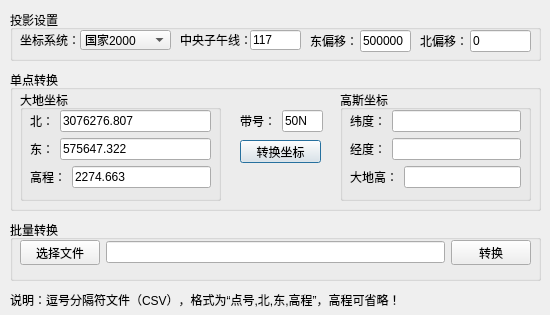
<?xml version="1.0" encoding="UTF-8"?>
<ui version="4.0">
 <class>DialogCoordinateInvertsolution</class>
 <widget class="QDialog" name="DialogCoordinateInvertsolution">
  <property name="geometry">
   <rect>
    <x>0</x>
    <y>0</y>
    <width>550</width>
    <height>315</height>
   </rect>
  </property>
  <property name="windowTitle">
   <string>坐标反算</string>
  </property>
  <widget class="QGroupBox" name="groupBox_18">
   <property name="geometry">
    <rect>
     <x>10</x>
     <y>70</y>
     <width>531</width>
     <height>141</height>
    </rect>
   </property>
   <property name="title">
    <string>单点转换</string>
   </property>
   <widget class="QGroupBox" name="groupBox">
    <property name="geometry">
     <rect>
      <x>10</x>
      <y>20</y>
      <width>201</width>
      <height>111</height>
     </rect>
    </property>
    <property name="title">
     <string>大地坐标</string>
    </property>
    <widget class="QWidget" name="layoutWidget">
     <property name="geometry">
      <rect>
       <x>10</x>
       <y>20</y>
       <width>181</width>
       <height>80</height>
      </rect>
     </property>
     <layout class="QVBoxLayout" name="verticalLayout">
      <item>
       <layout class="QHBoxLayout" name="horizontalLayout_6">
        <item>
         <widget class="QLabel" name="label_Trans_Soruce_X">
          <property name="text">
           <string>北：</string>
          </property>
         </widget>
        </item>
        <item>
         <widget class="QLineEdit" name="lineEdit_Trans_Source_X">
          <property name="inputMethodHints">
           <set>Qt::ImhDigitsOnly</set>
          </property>
          <property name="text">
           <string>3076276.807</string>
          </property>
         </widget>
        </item>
       </layout>
      </item>
      <item>
       <layout class="QHBoxLayout" name="horizontalLayout_7">
        <item>
         <widget class="QLabel" name="label_Trans_Soruce_Y">
          <property name="text">
           <string>东：</string>
          </property>
         </widget>
        </item>
        <item>
         <widget class="QLineEdit" name="lineEdit_Trans_Source_Y">
          <property name="text">
           <string>575647.322</string>
          </property>
         </widget>
        </item>
       </layout>
      </item>
      <item>
       <layout class="QHBoxLayout" name="horizontalLayout_9">
        <item>
         <widget class="QLabel" name="label_Trans_Soruce_Z">
          <property name="text">
           <string>高程：</string>
          </property>
         </widget>
        </item>
        <item>
         <widget class="QLineEdit" name="lineEdit_Trans_Source_Z">
          <property name="text">
           <string>2274.663</string>
          </property>
         </widget>
        </item>
       </layout>
      </item>
     </layout>
    </widget>
   </widget>
   <widget class="QGroupBox" name="groupBox_6">
    <property name="geometry">
     <rect>
      <x>330</x>
      <y>20</y>
      <width>191</width>
      <height>111</height>
     </rect>
    </property>
    <property name="title">
     <string>高斯坐标</string>
    </property>
    <widget class="QWidget" name="layoutWidget_5">
     <property name="geometry">
      <rect>
       <x>10</x>
       <y>20</y>
       <width>171</width>
       <height>80</height>
      </rect>
     </property>
     <layout class="QVBoxLayout" name="verticalLayout_2">
      <item>
       <layout class="QHBoxLayout" name="horizontalLayout_11">
        <item>
         <widget class="QLabel" name="label_Trans_Target_X">
          <property name="text">
           <string>纬度：</string>
          </property>
         </widget>
        </item>
        <item>
         <widget class="QLineEdit" name="lineEdit_Trans_Target_X">
          <property name="readOnly">
           <bool>true</bool>
          </property>
         </widget>
        </item>
       </layout>
      </item>
      <item>
       <layout class="QHBoxLayout" name="horizontalLayout_12">
        <item>
         <widget class="QLabel" name="label_Trans_Target_Y">
          <property name="text">
           <string>经度：</string>
          </property>
         </widget>
        </item>
        <item>
         <widget class="QLineEdit" name="lineEdit_Trans_Target_Y">
          <property name="text">
           <string/>
          </property>
          <property name="readOnly">
           <bool>true</bool>
          </property>
         </widget>
        </item>
       </layout>
      </item>
      <item>
       <layout class="QHBoxLayout" name="horizontalLayout_13">
        <item>
         <widget class="QLabel" name="label_Trans_Target_Z">
          <property name="text">
           <string>大地高：</string>
          </property>
         </widget>
        </item>
        <item>
         <widget class="QLineEdit" name="lineEdit_Trans_Target_Z">
          <property name="readOnly">
           <bool>true</bool>
          </property>
         </widget>
        </item>
       </layout>
      </item>
     </layout>
    </widget>
   </widget>
   <widget class="QWidget" name="layoutWidget_8">
    <property name="geometry">
     <rect>
      <x>230</x>
      <y>40</y>
      <width>83</width>
      <height>22</height>
     </rect>
    </property>
    <layout class="QHBoxLayout" name="horizontalLayout">
     <item>
      <widget class="QLabel" name="label_Trans_Zone">
       <property name="text">
        <string>带号：</string>
       </property>
      </widget>
     </item>
     <item>
      <widget class="QLineEdit" name="lineEdit_Trans_Zone">
       <property name="inputMask">
        <string notr="true"/>
       </property>
       <property name="text">
        <string notr="true">50N</string>
       </property>
      </widget>
     </item>
    </layout>
   </widget>
   <widget class="QPushButton" name="pushButton_Trans_TranCoor">
    <property name="geometry">
     <rect>
      <x>230</x>
      <y>70</y>
      <width>81</width>
      <height>23</height>
     </rect>
    </property>
    <property name="text">
     <string>转换坐标</string>
    </property>
   </widget>
  </widget>
  <widget class="QLabel" name="label_16">
   <property name="geometry">
    <rect>
     <x>10</x>
     <y>290</y>
     <width>621</width>
     <height>20</height>
    </rect>
   </property>
   <property name="frameShape">
    <enum>QFrame::NoFrame</enum>
   </property>
   <property name="text">
    <string>说明：逗号分隔符文件（CSV），格式为“点号,北,东,高程”，高程可省略！</string>
   </property>
  </widget>
  <widget class="QGroupBox" name="groupBox_5">
   <property name="geometry">
    <rect>
     <x>10</x>
     <y>10</y>
     <width>531</width>
     <height>51</height>
    </rect>
   </property>
   <property name="title">
    <string>投影设置</string>
   </property>
   <widget class="QWidget" name="layoutWidget_2">
    <property name="geometry">
     <rect>
      <x>300</x>
      <y>20</y>
      <width>101</width>
      <height>22</height>
     </rect>
    </property>
    <layout class="QHBoxLayout" name="horizontalLayout_22">
     <property name="spacing">
      <number>2</number>
     </property>
     <item>
      <widget class="QLabel" name="label_27">
       <property name="text">
        <string>东偏移：</string>
       </property>
      </widget>
     </item>
     <item>
      <widget class="QLineEdit" name="lineEdit_Trans_FalseEast">
       <property name="text">
        <string>500000</string>
       </property>
      </widget>
     </item>
    </layout>
   </widget>
   <widget class="QWidget" name="layoutWidget_3">
    <property name="geometry">
     <rect>
      <x>410</x>
      <y>20</y>
      <width>111</width>
      <height>22</height>
     </rect>
    </property>
    <layout class="QHBoxLayout" name="horizontalLayout_23">
     <property name="spacing">
      <number>2</number>
     </property>
     <item>
      <widget class="QLabel" name="label_28">
       <property name="text">
        <string>北偏移：</string>
       </property>
      </widget>
     </item>
     <item>
      <widget class="QLineEdit" name="lineEdit_Trans_FalseNorth">
       <property name="text">
        <string>0</string>
       </property>
      </widget>
     </item>
    </layout>
   </widget>
   <widget class="QLineEdit" name="lineEdit_Trans_MiddleLon">
    <property name="geometry">
     <rect>
      <x>240</x>
      <y>20</y>
      <width>51</width>
      <height>20</height>
     </rect>
    </property>
    <property name="text">
     <string>117</string>
    </property>
   </widget>
   <widget class="QComboBox" name="comboBox_Trans_Project">
    <property name="geometry">
     <rect>
      <x>70</x>
      <y>20</y>
      <width>91</width>
      <height>20</height>
     </rect>
    </property>
    <item>
     <property name="text">
      <string>国家2000</string>
     </property>
    </item>
    <item>
     <property name="text">
      <string>北京54</string>
     </property>
    </item>
    <item>
     <property name="text">
      <string>西安80</string>
     </property>
    </item>
    <item>
     <property name="text">
      <string>WGS84</string>
     </property>
    </item>
    <item>
     <property name="text">
      <string>UTM</string>
     </property>
    </item>
    <item>
     <property name="text">
      <string>使用七参数</string>
     </property>
    </item>
   </widget>
   <widget class="QLabel" name="label_2">
    <property name="geometry">
     <rect>
      <x>10</x>
      <y>20</y>
      <width>71</width>
      <height>20</height>
     </rect>
    </property>
    <property name="text">
     <string>坐标系统：</string>
    </property>
   </widget>
   <widget class="QLabel" name="label_Trans_MiddleLon">
    <property name="geometry">
     <rect>
      <x>170</x>
      <y>20</y>
      <width>72</width>
      <height>20</height>
     </rect>
    </property>
    <property name="text">
     <string>中央子午线：</string>
    </property>
   </widget>
  </widget>
  <widget class="QGroupBox" name="groupBox_7">
   <property name="geometry">
    <rect>
     <x>10</x>
     <y>220</y>
     <width>531</width>
     <height>61</height>
    </rect>
   </property>
   <property name="title">
    <string>批量转换</string>
   </property>
   <widget class="QWidget" name="layoutWidget_6">
    <property name="geometry">
     <rect>
      <x>10</x>
      <y>20</y>
      <width>511</width>
      <height>25</height>
     </rect>
    </property>
    <layout class="QHBoxLayout" name="horizontalLayout_24">
     <item>
      <widget class="QPushButton" name="pushButton_Tans_SelectFile">
       <property name="text">
        <string>选择文件</string>
       </property>
      </widget>
     </item>
     <item>
      <widget class="QLineEdit" name="lineEdit_Trans_FilePath">
       <property name="enabled">
        <bool>true</bool>
       </property>
       <property name="readOnly">
        <bool>true</bool>
       </property>
      </widget>
     </item>
     <item>
      <widget class="QPushButton" name="pushButton_Tans_TansFile">
       <property name="text">
        <string>转换</string>
       </property>
      </widget>
     </item>
    </layout>
   </widget>
  </widget>
 </widget>
 <resources/>
 <connections/>
</ui>
